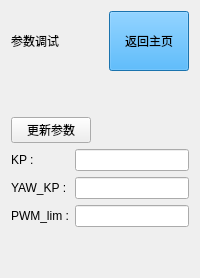
      <widget class="QWidget" name="ParameterPage">
       <layout class="QVBoxLayout" name="verticalLayout_15">
        <item>
         <layout class="QHBoxLayout" name="horizontalLayout_2">
          <item>
           <widget class="QLabel" name="label_14">
            <property name="styleSheet">
             <string notr="true">font: 18pt &quot;Microsoft YaHei UI&quot;;
color: rgb(0, 0, 0);</string>
            </property>
            <property name="text">
             <string>参数调试</string>
            </property>
           </widget>
          </item>
          <item>
           <spacer name="horizontalSpacer_17">
            <property name="orientation">
             <enum>Qt::Orientation::Horizontal</enum>
            </property>
            <property name="sizeHint" stdset="0">
             <size>
              <width>40</width>
              <height>20</height>
             </size>
            </property>
           </spacer>
          </item>
          <item>
           <widget class="QPushButton" name="Parameter_BackHomeButton">
            <property name="minimumSize">
             <size>
              <width>0</width>
              <height>60</height>
             </size>
            </property>
            <property name="styleSheet">
             <string notr="true">font: 18pt &quot;Microsoft YaHei UI&quot;;
background-color: rgb(37, 161, 244);
color: rgb(0, 0, 0);
</string>
            </property>
            <property name="text">
             <string>返回主页</string>
            </property>
           </widget>
          </item>
         </layout>
        </item>
        <item>
         <spacer name="verticalSpacer_6">
          <property name="orientation">
           <enum>Qt::Orientation::Vertical</enum>
          </property>
          <property name="sizeHint" stdset="0">
           <size>
            <width>20</width>
            <height>40</height>
           </size>
          </property>
         </spacer>
        </item>
        <item>
         <layout class="QHBoxLayout" name="horizontalLayout_16">
          <item>
           <widget class="QPushButton" name="UpdataParameterBtn">
            <property name="styleSheet">
             <string notr="true">font: 18pt &quot;Microsoft YaHei UI&quot;;
color: rgb(0, 0, 0);</string>
            </property>
            <property name="text">
             <string>更新参数</string>
            </property>
           </widget>
          </item>
          <item>
           <spacer name="horizontalSpacer_24">
            <property name="orientation">
             <enum>Qt::Orientation::Horizontal</enum>
            </property>
            <property name="sizeHint" stdset="0">
             <size>
              <width>40</width>
              <height>20</height>
             </size>
            </property>
           </spacer>
          </item>
         </layout>
        </item>
        <item>
         <layout class="QGridLayout" name="gridLayout_3">
          <item row="1" column="0">
           <widget class="QLabel" name="KpLabel">
            <property name="styleSheet">
             <string notr="true">font: 18pt &quot;Microsoft YaHei UI&quot;;
color: rgb(0, 0, 0);</string>
            </property>
            <property name="text">
             <string>KP :</string>
            </property>
           </widget>
          </item>
          <item row="2" column="1">
           <widget class="QLineEdit" name="YawKpLineEdit">
            <property name="styleSheet">
             <string notr="true">font: 18pt &quot;Microsoft YaHei UI&quot;;
color: rgb(0, 0, 0);</string>
            </property>
           </widget>
          </item>
          <item row="4" column="1">
           <widget class="QLineEdit" name="PWMlimLineEdit">
            <property name="styleSheet">
             <string notr="true">font: 18pt &quot;Microsoft YaHei UI&quot;;
color: rgb(0, 0, 0);</string>
            </property>
           </widget>
          </item>
          <item row="4" column="0">
           <widget class="QLabel" name="PWMlimLabel">
            <property name="styleSheet">
             <string notr="true">font: 18pt &quot;Microsoft YaHei UI&quot;;
color: rgb(0, 0, 0);</string>
            </property>
            <property name="text">
             <string>PWM_lim :</string>
            </property>
           </widget>
          </item>
          <item row="2" column="0">
           <widget class="QLabel" name="YawKpLabel">
            <property name="styleSheet">
             <string notr="true">font: 18pt &quot;Microsoft YaHei UI&quot;;
color: rgb(0, 0, 0);</string>
            </property>
            <property name="text">
             <string>YAW_KP :</string>
            </property>
           </widget>
          </item>
          <item row="1" column="1">
           <widget class="QLineEdit" name="KpLineEdit">
            <property name="styleSheet">
             <string notr="true">font: 18pt &quot;Microsoft YaHei UI&quot;;
color: rgb(0, 0, 0);</string>
            </property>
           </widget>
          </item>
         </layout>
        </item>
        <item>
         <spacer name="verticalSpacer_8">
          <property name="orientation">
           <enum>Qt::Orientation::Vertical</enum>
          </property>
          <property name="sizeHint" stdset="0">
           <size>
            <width>20</width>
            <height>40</height>
           </size>
          </property>
         </spacer>
        </item>
       </layout>
      </widget>
